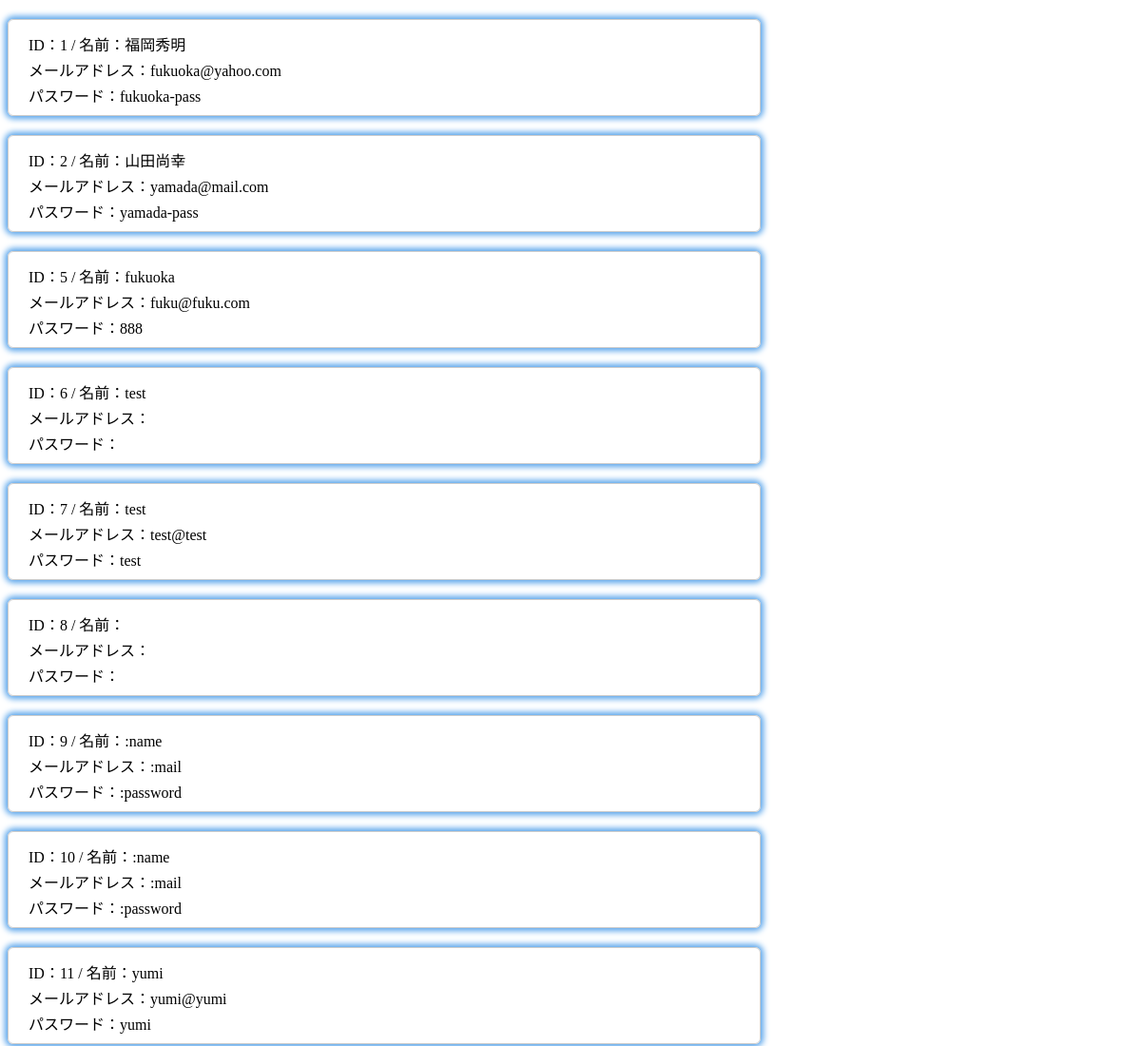
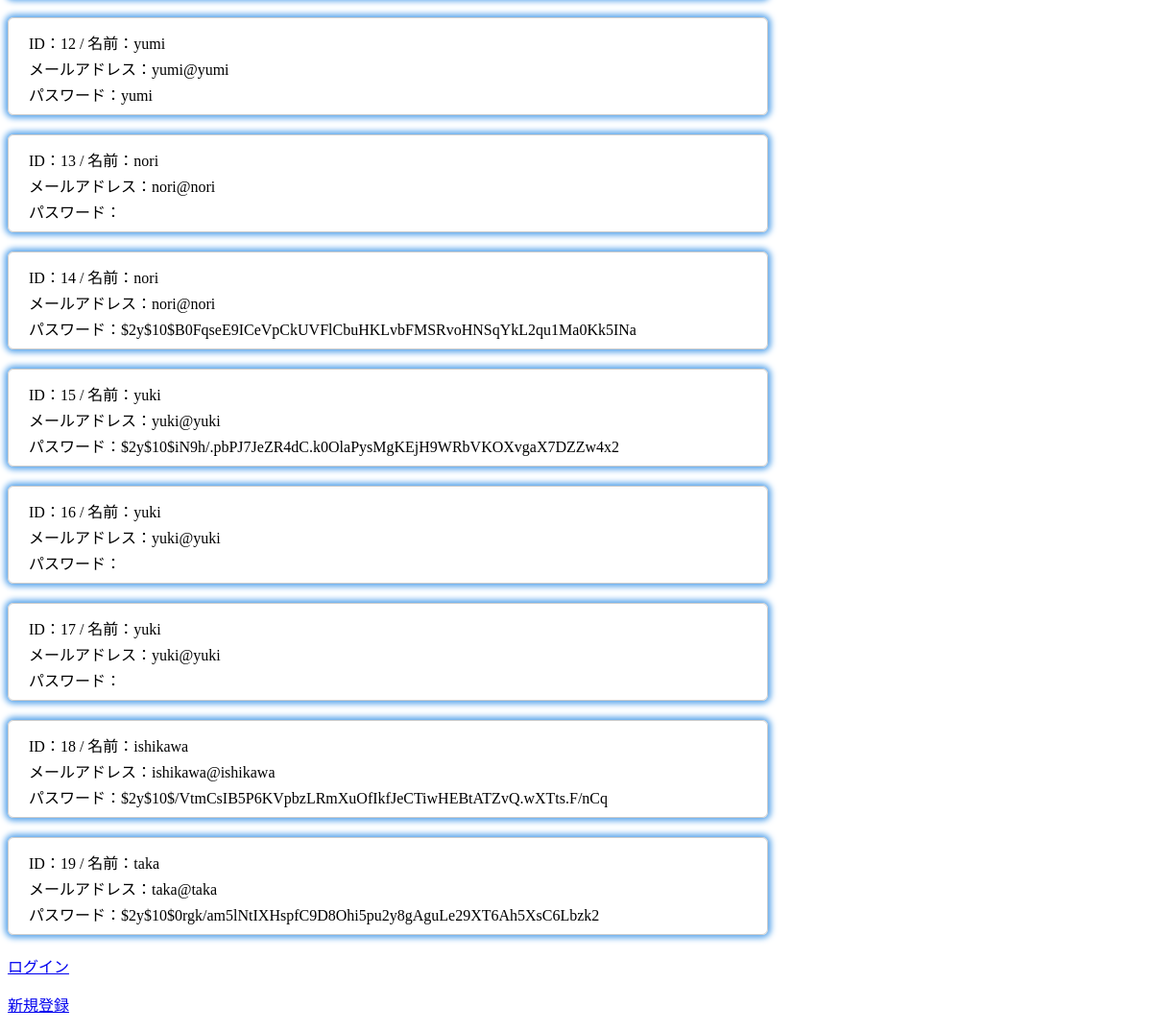
Screenshot of /issue18/result.php with the database file from the repository (2 pictures, top to bottom).
### tables this page shows
CREATE TABLE `users` (
  `id` int(5) NOT NULL,
  `name` varchar(20) DEFAULT NULL,
  `password` varchar(100) DEFAULT NULL,
  `mail` varchar(30) NOT NULL,
  `created_at` datetime NOT NULL,
  `updated_at` timestamp NOT NULL DEFAULT CURRENT_TIMESTAMP ON UPDATE CURRENT_TIMESTAMP
);

### issue18/result.php (the view, shortened to what this page needs)
<?php
    try {
    $pdo = new PDO('mysql:host=localhost;dbname=bbs;charset=utf8','fukuoka2','pass888',
     array(PDO::ATTR_EMULATE_PREPARES => false));
     } catch (PDOException $e) {
      exit('データベース接続失敗。'.$e->getMessage());
     }
    $stmt = $pdo -> prepare("SELECT id, name, password, mail, updated_at FROM users WHERE 1");
    $stmt ->execute();
?>
<!DOCTYPE html>
<html lang="en">
<head>
  <link rel="stylesheet" type="text/css" href="style.css">
</head>
<body>
<?php while($rec = $stmt->fetch(PDO::FETCH_ASSOC)):?>
  <div class="userinfo">
    <p>ID：<?php echo $rec['id'];?> / 名前：<?php echo $rec['name'];?></p>
    <p>メールアドレス：<?php echo $rec['mail'];?></p>
    <p>パスワード：<?php echo $rec['password'];?></p>
  </div>
<?php endwhile; ?>
<p><a href="index.html">ログイン</a></p>
<p><a href="signup.php">新規登録</a></p>
</body>
</html>

### issue18/style.css (style rules this page uses)
.userinfo { width: 750px; height:80px; margin-top: 20px; margin-bottom: 20px; padding: 10px 20px; box-shadow:0px 0px 6px 3px #56a3eb; -moz-box-shadow:0px 0px 6px 3px #56a3eb; -webkit-box-shadow:0px 0px 6px 3px #56a3eb; border-radius:6px; -moz-border-radius:6px; -webkit-border-radius:6px; border:1px solid #cccccc; }
.userinfo p { margin: 3px 1px; }

### rows the page displays
users: id "1", name "福岡秀明", mail "fukuoka@yahoo.com", password "fukuoka-pass"
users: id "2", name "山田尚幸", mail "yamada@mail.com", password "yamada-pass"
users: id "5", name "fukuoka", mail "fuku@fuku.com", password "888"
users: id "6", name "test"
users: id "7", name "test", mail "test@test", password "test"
users: id "8"
users: id "9", name ":name", mail ":mail", password ":password"
users: id "10", name ":name", mail ":mail", password ":password"
users: id "11", name "yumi", mail "yumi@yumi", password "yumi"
users: id "12", name "yumi", mail "yumi@yumi", password "yumi"
users: id "13", name "nori", mail "nori@nori"
users: id "14", name "nori", mail "nori@nori", password "$2y$10$B0FqseE9ICeVpCkUVFlCbuHKLvbFMSRvoHNSqYkL2qu1Ma0Kk5INa"
users: id "15", name "yuki", mail "yuki@yuki", password "$2y$10$iN9h/.pbPJ7JeZR4dC.k0OlaPysMgKEjH9WRbVKOXvgaX7DZZw4x2"
users: id "16", name "yuki", mail "yuki@yuki"
users: id "17", name "yuki", mail "yuki@yuki"
users: id "18", name "ishikawa", mail "ishikawa@ishikawa", password "$2y$10$/VtmCsIB5P6KVpbzLRmXuOfIkfJeCTiwHEBtATZvQ.wXTts.F/nCq"
users: id "19", name "taka", mail "taka@taka", password "$2y$10$0rgk/am5lNtIXHspfC9D8Ohi5pu2y8gAguLe29XT6Ah5XsC6Lbzk2"
